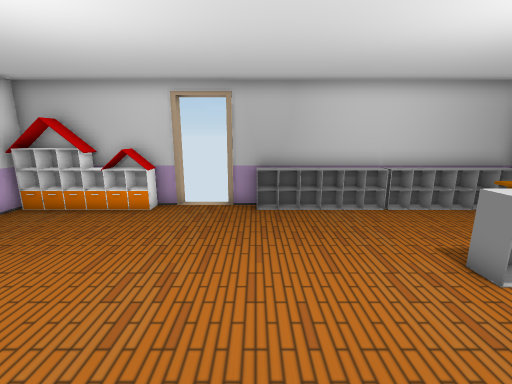
view 1 (above)

12 first-person views from a walk through a 3-D level made in the Unity game engine. The camera is 1.3 m above the floor, tilts 12° down and sees 90° across. Doors are open. The floor is counted in squares, 0.5 m on a side. Each view is taken from the middle of a square. On the plan, view 1 faces up. The plan holds only what a view shows up to about 18 squares ahead; the rest is blank. The player character is not drawn. Some animated figures are not drawn.

view 2
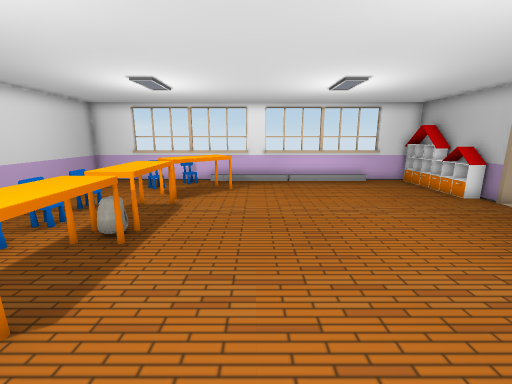

view 3
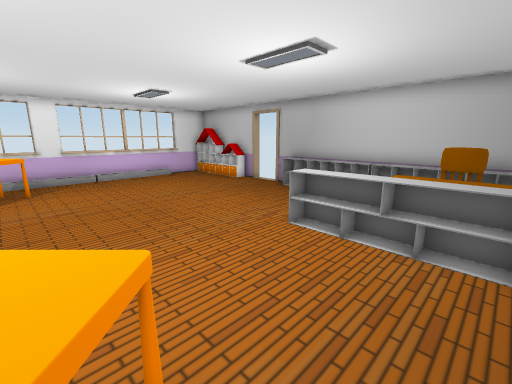

view 4
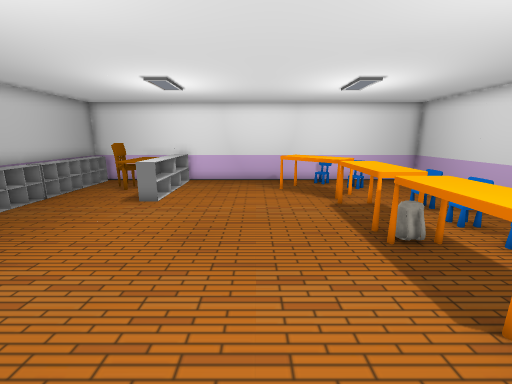

view 5
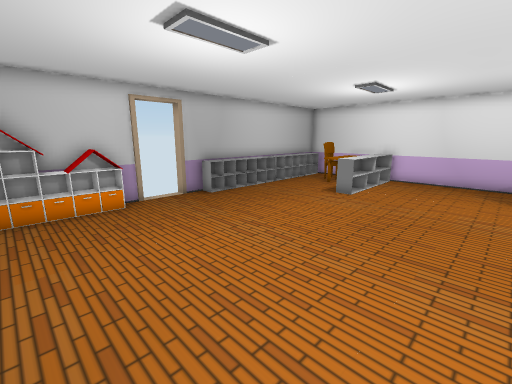

view 6
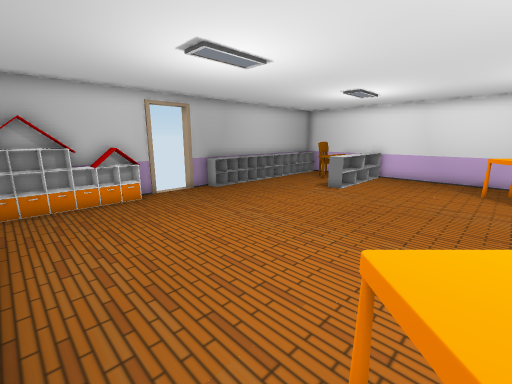

view 7
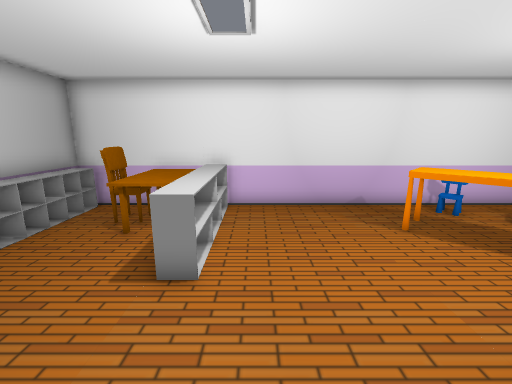

view 8
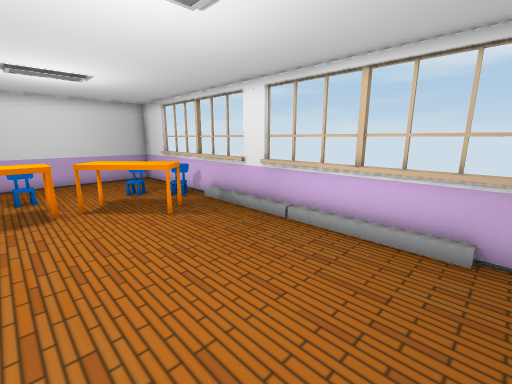

view 9
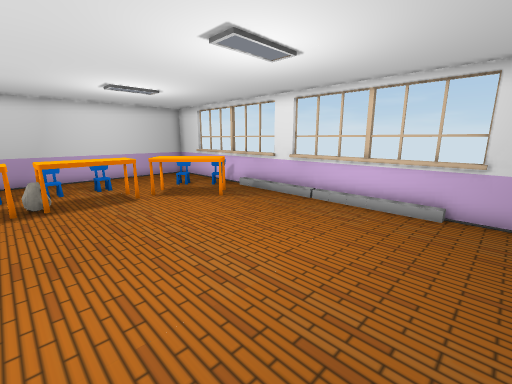

view 10
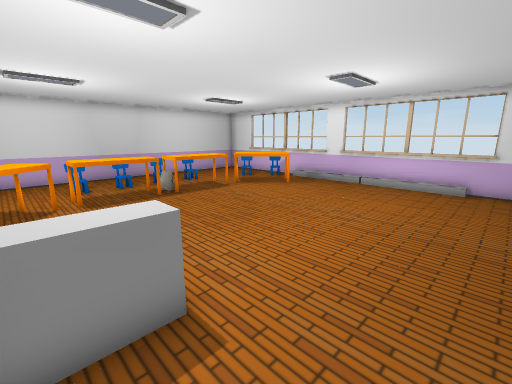

view 11
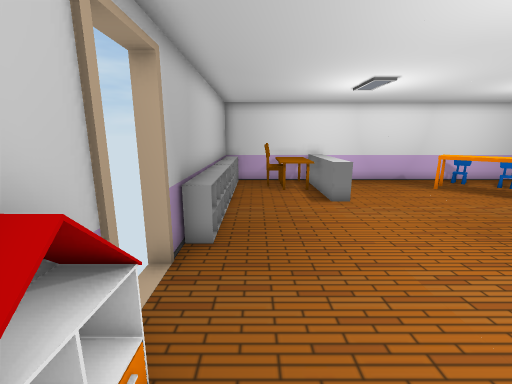

view 12
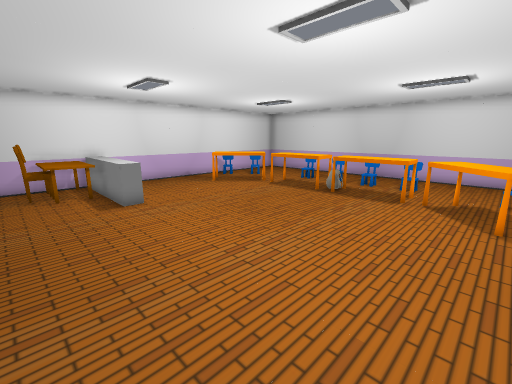

### Floor plan
Key: @ floor where view 1 was taken; # wall or solid block; . floor; D open door; = window, fence, low wall or low ledge; T thing the floor can be seen under or through.
Columns run from 9 left of view 1 to 10 right of it. Each row starts with its distance up from view 1.
 10  #####DDD###########
  9 ######...###########
  8 #................#
  7 =...............####
  6 #.............. ####
  5 =............#=#####
  4 #............#.#####
  3 =..................#
  2 #..................#
  1 =..................#
  0 #........@.........#
 -1 =..................#
 -2 #.TTT..........###.#
 -3 =..TTTT##########..#
 -4 #=..TTT      ###..=#
 -5 #  .  T      #  .###
 -6 #.....       #.....#
 -7 #.....#      #.....#
 -8 #.                .#

Where each view was taken, in squares from view 1:
view 1: 0 up, 0 right, facing up
view 2: 0 up, 7 right, facing left
view 3: 2 down, 9 right, facing up-left
view 4: 0 up, 6 left, facing right
view 5: 1 down, 7 left, facing up-right
view 6: 2 down, 8 left, facing up-right
view 7: 3 up, 0 right, facing right
view 8: 7 up, 2 left, facing down-left
view 9: 8 up, 1 right, facing down-left
view 10: 8 up, 6 right, facing down-left
view 11: 8 up, 6 left, facing right
view 12: 8 up, 6 left, facing down-right
